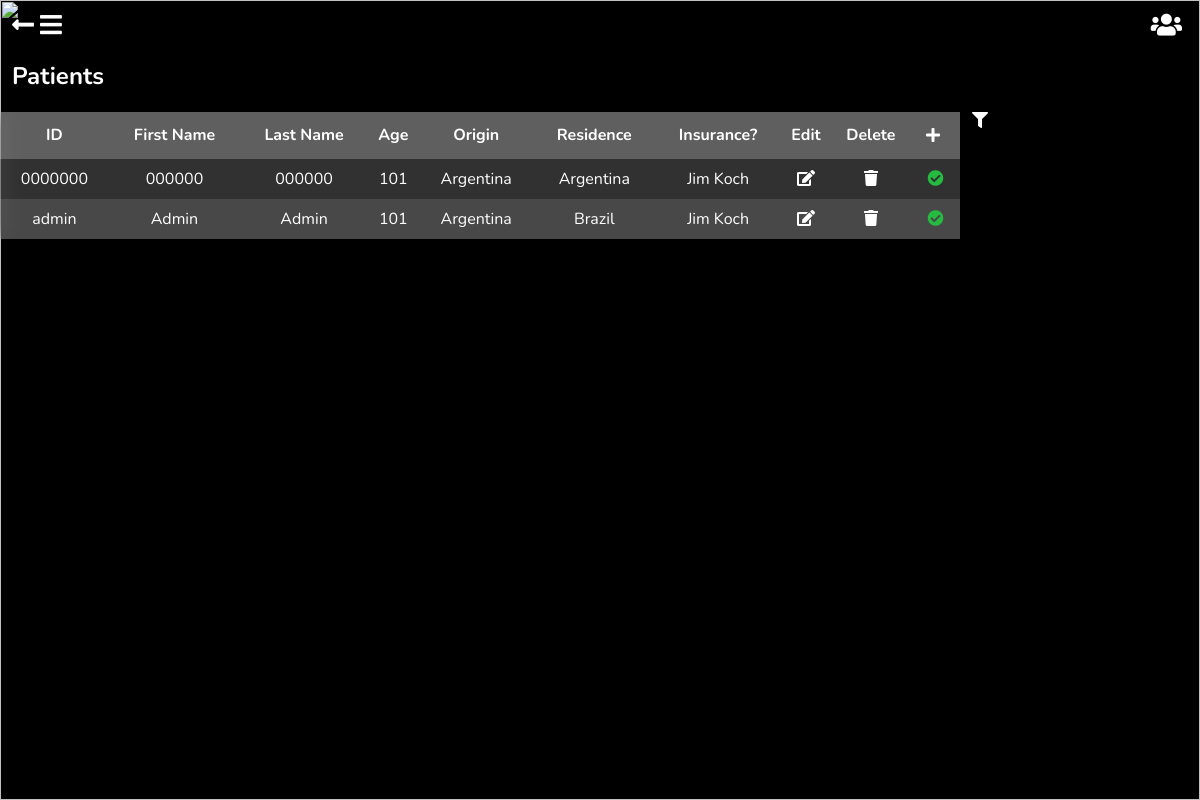
/patients/ (signed in), run on the app's committed database.
### patients/models.py (models this page shows, shortened)
class Patient(models.Model):
    GENDER_CHOICES = (
        ('F', 'Femenine'),
        ('M', 'Masculine'),
        ('O', 'Other'),
    )
    CIVIL_STATUS_CHOICES = (
        ('S', 'Single'),
        ('M', 'Married'),
        ('W', 'Widowed'),
        ('D', 'Divorced'),
        ('SP', 'Separated'),
    )
    id_number = models.CharField('ID Number', max_length=20, null=True, blank=True, help_text='Provide you ID Card Number')
    first_names = models.CharField("Patient's Name", max_length=50, null=False, blank=False, help_text="Patient's Name")
    last_names = models.CharField("Patient's Last Name", max_length=50, null=False, blank=False, help_text="Patient's Last Name")
    gender = models.CharField("Patient's Gender", max_length=20, null=True, blank=False, help_text='Gender', choices=GENDER_CHOICES)
    birthday = models.DateField("Patient's Birthday", help_text="Patients date of birth")
    phone_number = models.CharField('Phone Number', max_length=20, blank=True, null=True, help_text='Phone Number')
    email = models.EmailField("Patient's Email", null=True, blank=True, help_text='Email')
    civil_status = models.CharField(max_length=12, choices=CIVIL_STATUS_CHOICES)
    origin = models.CharField(max_length=50, choices=ORIGIN_CHOICES)
    residence = models.CharField(max_length=50, choices=LOCATION_CHOICES)
    created_by = models.ForeignKey(user, on_delete=models.CASCADE, blank=False, null=True, verbose_name='Created By')
    class Meta:
        verbose_name = 'Patient'
        verbose_name_plural = 'Patients'
    def age(self):
        today = timezone.localtime(timezone.now())
        age = today.date() - self.birthday
        return int(age.days / 365.25)

class InsuranceInformation(models.Model):
    INSURANCE_TYPE_CHOICES = (
        ('MEDICAL', 'Medical'),
    )
    insurance_carrier = models.ForeignKey(InsuranceCarrier, on_delete=models.CASCADE, blank=True, null=True, verbose_name='Insurance Carrier',)
    type_of_insurance = models.CharField('Insurance Type', max_length=50, blank=True, null=True, help_text='Type of insurance', choices=INSURANCE_TYPE_CHOICES)
    expiration_date = models.DateField('Expiration Date', help_text="Insurance's Expiration Date")
    patient = models.OneToOneField(Patient, on_delete=models.CASCADE, blank=True, null=True, verbose_name='Insurance Owner', related_name='insurance')
    class Meta:
        verbose_name = 'Insurance Information'
        verbose_name_plural = "Patient's Insurance Data"

class InsuranceCarrier(models.Model):
    ORIGIN_CHOICES = (
        ('HND', 'Honduras'),
        ('NIC', 'Nicaragua'),
    )
    company = models.CharField('Company', max_length=100, blank=False, null=False, help_text='Insurance Carrier')
    country = models.CharField('Country', max_length=100, blank=False, null=True, help_text='Insurance Carrier origin', choices=ORIGIN_CHOICES, default=None)
    created_by = models.ForeignKey(user, on_delete=models.CASCADE, blank=False, null=True, verbose_name='created_by', related_name='insurance_carrier')
    class Meta:
        unique_together = ['company', 'created_by']
        verbose_name = 'Insurance Carrier'
        verbose_name_plural = 'Insurance Carriers'
    def __str__(self):
        return self.company

### patients/views.py (the view)
# urls.py: path('patients/', include('patients.urls')),
def patients(request):
    doctor_group = Group.objects.get(name='Doctor')
    doctor = doctor_group in request.user.groups.all()
    template = 'patients/patients.html'
    patients_list = Patient.objects.filter(created_by=request.user).order_by('id_number')
    paginator = Paginator(patients_list, 17)
    page_number = request.GET.get('page')
    page_obj = paginator.get_page(page_number)
    patient_filter = PatientFilterForm
    context = {'patients': page_obj, 'form': patient_filter, 'doctor': doctor}
    if page_number:
        data = {'html': render_to_string('patients/patients_partial_list.html', context, request)}
        return JsonResponse(data)
    return render(request, template, context)

### patients/templates/patients/patients.html (shortened to what this page needs)
{% extends 'base.html' %}
{% load static %}
{% block return %}<a href="{%url 'home:home'%}"><i class="fas fa-long-arrow-alt-left"></i></a>{% endblock %}
{% block body_block %}
<link rel="stylesheet" href="{% static 'patients/css/patients.css' %}">
<h2>Patients</h2>
{% if patients %}
    <div class="wrapper">
        {% include 'patients/patients_list.html' %}
    </div>
{% else %}
    <p id="no-patients">There are no patients listed</p>
    <a  id="add-patients" href="{% url 'patients:add_patient' %}"><i class="fas fa-plus"></i></a>
{% endif %}
{% endblock %}

### patients/templates/patients/patients_partial_list.html (shortened to what this page needs)
{% load static %}
{% load patients_custom_tags %}
{% if patients %}
    {% for p in patients %}
        <tr onclick="window.location='{% url 'patients:patients_details' p.pk %}'">
            <td>{% if p.id_number %}{{ p.id_number }}{% else %}-------------{% endif %}</td>
            <td>{{ p.first_names }}</td>
            <td>{{ p.last_names }}</td>
            <td>{{ p.age }}</td>
            <td>{{ p.get_origin_display }}</td>
            <td>{{ p.get_residence_display }}</td>
            <td>{% if p.insurance.insurance_carrier != None %}{{ p.insurance.insurance_carrier }}{% else %}Not Available{% endif %}</td>
            {% if doctor %}<td data-url="{% url 'patients:update_patient' p.pk %}"><i class="fas fa-edit"></i></td>
            <td data-url="{% url 'patients:delete_patient' p.pk %}"><i class="fas fa-trash"></i></td>{% endif %}
            {% if p.age >= 18 and not p.id_number and p.insurance.expiration_date <= today %}
                <td><i class="fas fa-exclamation-circle" data-message-code="out-of-date-info"></i></td>
            {% elif p.age >= 18 and not p.id_number %}
                <td><i class="fas fa-exclamation-circle" data-message-code="no-id-registered"></i></td>
            {% elif p.insurance.insurance_carrier and p.insurance.expiration_date <= today %}
                <td><i class="fas fa-exclamation-circle" data-message-code="expired-insurance"></i></td>
            {% else %}
                <td><i class="fas fa-check-circle" data-message-code="in-order"></i></td>
            {% endif %}
        </tr>
    {% endfor %}
{% endif %}

### static/base/css/base.css (style rules this page uses)
body { font-family: 'Nunito', sans-serif; padding: 0; margin: 0; color: #FFFFFF; overflow: hidden; }
h1,h2,h3,h4,h5,h6 { color: #FFFFFF; }
.fa-long-arrow-alt-left { position: relative; font-size: 25px; transition: 0.5s; margin-top: 1%; margin-left: 1%; }
a { text-decoration: none; color: #FFFFFF; }

### patients/static/patients/css/patients.css (style rules this page uses)
.wrapper { display: grid; grid-template-columns: 80% 18%; grid-gap: 1%; }
h2 { margin-left: 1%; }
.fa-check-circle { color: #25BB41; transition: 0.5s; }
tr { line-height: 20px; cursor: pointer; transition: 0.5s; }
tr td { text-align: center; padding-top: 10px; padding-bottom: 10px; max-width: 100px; white-space: nowrap; overflow: hidden; text-overflow: ellipsis; }
tr:nth-child(odd) { background-color: rgba(255,255,255,0.1); }
tr:nth-child(even) { background-color: rgba(255,255,255,0.2); }

### data on the page
Patient: id_number "0000000", first_names "000000", last_names "000000", age "101", origin "Argentina", residence "Argentina", insurance.insurance_carrier "Jim Koch"
Patient: id_number "admin", first_names "Admin", last_names "Admin", age "101", origin "Argentina", residence "Brazil", insurance.insurance_carrier "Jim Koch"
